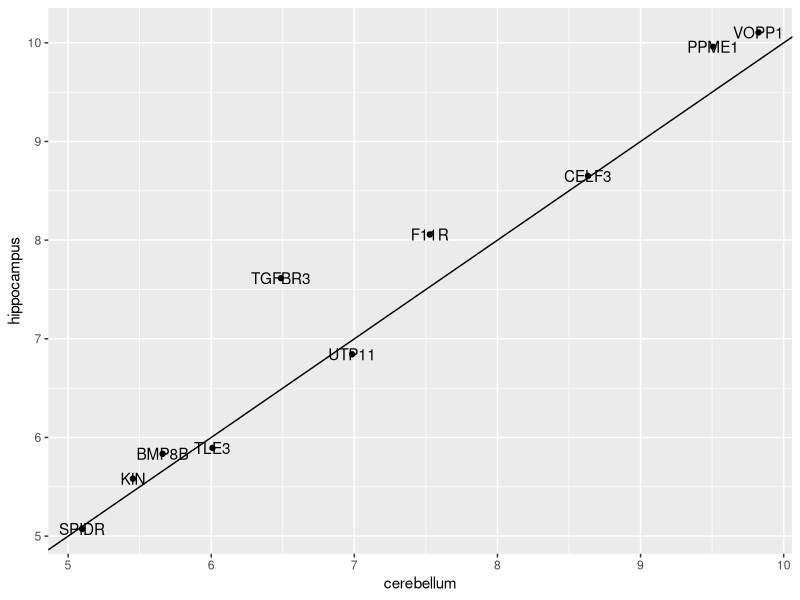
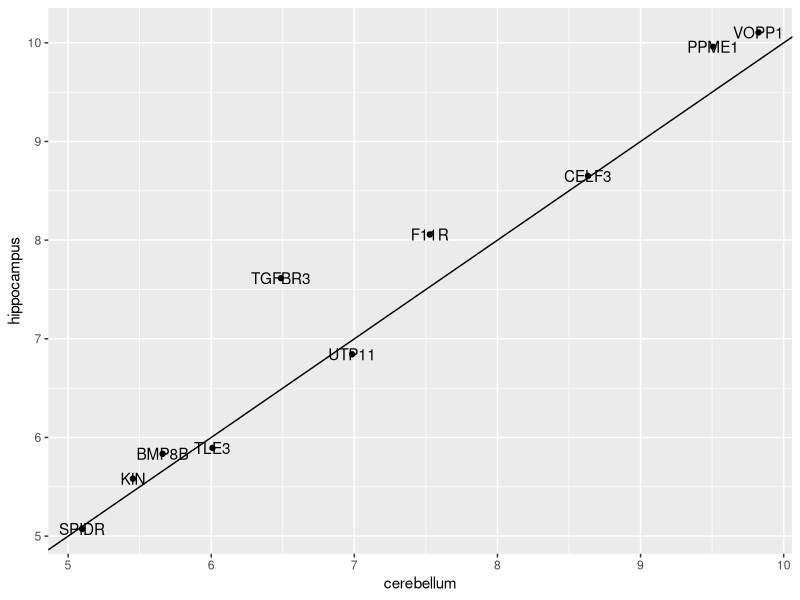
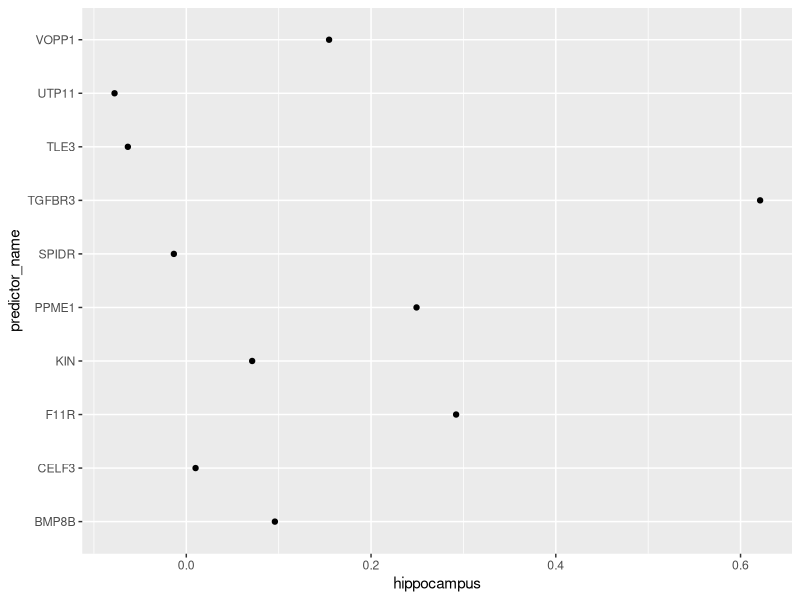
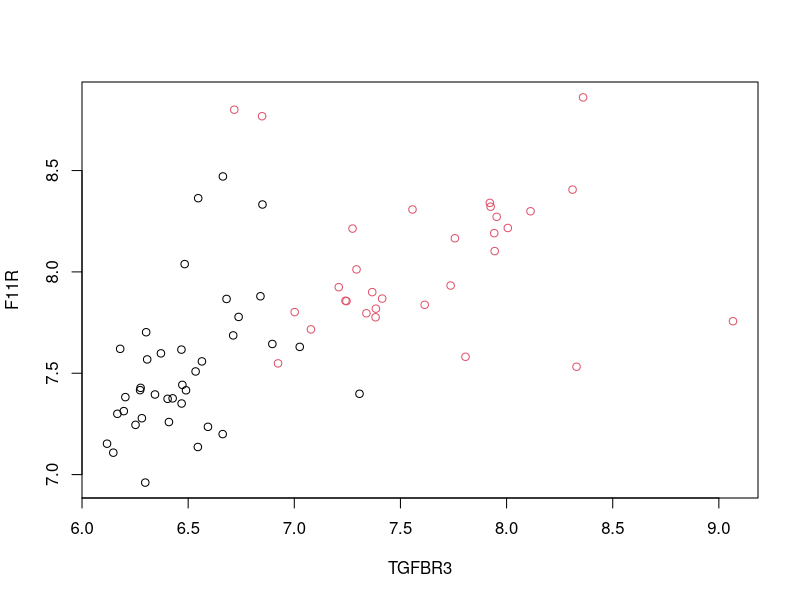

The R script that drew these images, in order:
#Ejercicio_N05_S04

#En los siguientes ejercicios, vamos a aplicar LDA y QDA al conjunto de datos tissue_gene_expression. Comenzaremos con ejemplos simples basados en este conjunto de datos y luego desarrollaremos un ejemplo realista.

#Q1

#Cree un conjunto de datos de muestras de cerebelo e hipocampo, dos partes del cerebro y una matriz de predicción con 10 columnas seleccionadas al azar utilizando el siguiente código:

library(tidyverse)
library(dslabs)
library(caret)

data("tissue_gene_expression")

set.seed(1993)

ind <- which(tissue_gene_expression$y %in% c("cerebellum", "hippocampus"))

y <- droplevels(tissue_gene_expression$y[ind])

x <- tissue_gene_expression$x[ind, ]

x <- x[, sample(ncol(x), 10)]


#Use la función de entrenamiento "train()" para estimar la precisión de LDA. Para esta pregunta, use todo el conjunto de datos tissue_gene_expression dataset: no lo divida en conjuntos de entrenamiento y prueba (comprenda que esto puede conducir a un sobreajuste).

train_lda <- train(x,y, 
                   method = "lda", 
                   data = tissue_gene_expression)


train_lda$results["Accuracy"]

#Q2

#En este caso, LDA se ajusta a dos distribuciones normales de 10 dimensiones. Mire el modelo ajustado mirando el componente finalModel del resultado del entrenamiento.

#Observe que hay un componente llamado "means" que incluye los medios estimados de ambas distribuciones. 

#Trace los vectores medios uno contra el otro y determine qué predictores (genes) parecen estar impulsando el algoritmo.

#¿Qué DOS genes parecen estar manejando el algoritmo?

train_lda$finalModel$means


t(train_lda$finalModel$means) %>% data.frame() %>%
  mutate(predictor_name = rownames(.)) %>%
  ggplot(aes(cerebellum, hippocampus, label = predictor_name)) +
  geom_point() +
  geom_text() +
  geom_abline()


#Q3

#Repita el ejercicio en Q1 con QDA.

#Cree un conjunto de datos de muestras de cerebelo e hipocampo, dos partes del cerebro y una matriz de predicción con 10 columnas seleccionadas al azar utilizando el siguiente código:

library(tidyverse)
library(dslabs)      
library(caret)

data("tissue_gene_expression")

set.seed(1993)

ind <- which(tissue_gene_expression$y %in% c("cerebellum", "hippocampus"))

y <- droplevels(tissue_gene_expression$y[ind])

x <- tissue_gene_expression$x[ind, ]
x <- x[, sample(ncol(x), 10)]

#Use la función de entrenamiento "train()" para estimar la precisión de QDA. Para esta pregunta, use todo el conjunto de datos tissue_gene_expression: no lo divida en conjuntos de entrenamiento y prueba (comprenda que esto puede conducir a un sobreajuste).

#¿Cuál es la precisión?


fit_qda <- train(x,y, 
                   method = "qda", 
                   data = tissue_gene_expression)


fit_qda$results["Accuracy"]


#Q4

#¿Qué DOS genes manejan el algoritmo cuando se usa QDA en lugar de LDA?

fit_qda$finalModel$means



t(fit_qda$finalModel$means) %>% data.frame() %>%
  mutate(predictor_name = rownames(.)) %>%
  ggplot(aes(cerebellum, hippocampus, label = predictor_name)) +
  geom_point() +
  geom_text() +
  geom_abline()


#Q5

#Una cosa que vimos en las gráficas anteriores es que los valores de los predictores se correlacionan en ambos grupos: algunos predictores son bajos en ambos grupos y otros altos en ambos grupos. El valor medio de cada predictor encontrado en colMeans (x) no es informativo ni útil para la predicción y, a menudo, para fines de interpretación, es útil centrar o escalar cada columna. Esto se puede lograr con el argumento preProcess en train. Vuelva a ejecutar LDA con preProcess = "center".

#Tenga en cuenta que la precisión no cambia, pero ahora es más fácil identificar los predictores que difieren más entre los grupos que en función de la gráfica realizada en Q2.

#¿Qué DOS genes manejan el algoritmo después de realizar el escalado?

fit_lda <- train(x,y, method = "lda", preProcess = "center")

fit_lda$results["Accuracy"]

fit_lda$finalModel$means


t(fit_lda$finalModel$means) %>% data.frame() %>%
  mutate(predictor_name = rownames(.)) %>%
  ggplot(aes(predictor_name, hippocampus)) +
  geom_point() +
  coord_flip()


#Puedes ver que son diferentes genes los que impulsan el algoritmo ahora. Esto se debe a que el predictor significa cambio.

#En los ejercicios anteriores vimos que los enfoques LDA y QDA funcionaban bien. 

#Para una mayor exploración de los datos, puede trazar los valores predictores para los dos genes con las mayores diferencias entre los dos grupos en un diagrama de dispersión para ver cómo parecen seguir una distribución bivariada como se supone por los enfoques LDA y QDA, coloreando el puntos por el resultado, utilizando el siguiente código:

d <- apply(fit_lda$finalModel$means, 2, diff)
ind <- order(abs(d), decreasing = TRUE)[1:2]
plot(x[, ind], col = y)


#Q6

#Ahora vamos a aumentar ligeramente la complejidad del desafío. Repita el análisis LDA de Q5 pero utilizando todos los tipos de tejidos. Use el siguiente código para crear su conjunto de datos:

library(tidyverse)
library(dslabs)      
library(caret)
data("tissue_gene_expression")

set.seed(1993) #set.seed(1993, sample.kind="Rounding") if using R 3.6 or later
y <- tissue_gene_expression$y
x <- tissue_gene_expression$x
x <- x[, sample(ncol(x), 10)]



fit_lda <- train(x,y, method = "lda", preProcess = "center")

fit_lda$results["Accuracy"]
